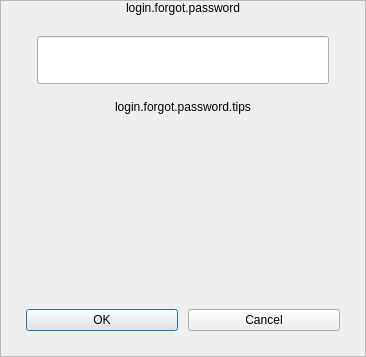
<?xml version="1.0" encoding="UTF-8"?>
<ui version="4.0">
 <class>PLSResetPasswordEmailView</class>
 <widget class="QWidget" name="PLSResetPasswordEmailView">
  <property name="geometry">
   <rect>
    <x>0</x>
    <y>0</y>
    <width>366</width>
    <height>357</height>
   </rect>
  </property>
  <property name="windowTitle">
   <string>Frame</string>
  </property>
  <layout class="QVBoxLayout" name="verticalLayout">
   <property name="spacing">
    <number>0</number>
   </property>
   <property name="leftMargin">
    <number>0</number>
   </property>
   <property name="topMargin">
    <number>0</number>
   </property>
   <property name="rightMargin">
    <number>0</number>
   </property>
   <property name="bottomMargin">
    <number>0</number>
   </property>
   <item>
    <widget class="QFrame" name="frame">
     <property name="frameShape">
      <enum>QFrame::StyledPanel</enum>
     </property>
     <property name="frameShadow">
      <enum>QFrame::Raised</enum>
     </property>
     <layout class="QVBoxLayout" name="verticalLayout_2">
      <property name="spacing">
       <number>0</number>
      </property>
      <property name="leftMargin">
       <number>0</number>
      </property>
      <property name="topMargin">
       <number>0</number>
      </property>
      <property name="rightMargin">
       <number>0</number>
      </property>
      <property name="bottomMargin">
       <number>0</number>
      </property>
      <item>
       <widget class="QLabel" name="forgotPasswordLabel">
        <property name="sizePolicy">
         <sizepolicy hsizetype="Preferred" vsizetype="Preferred">
          <horstretch>0</horstretch>
          <verstretch>0</verstretch>
         </sizepolicy>
        </property>
        <property name="layoutDirection">
         <enum>Qt::LeftToRight</enum>
        </property>
        <property name="text">
         <string>login.forgot.password</string>
        </property>
        <property name="alignment">
         <set>Qt::AlignCenter</set>
        </property>
       </widget>
      </item>
      <item>
       <spacer name="verticalSpacer">
        <property name="orientation">
         <enum>Qt::Vertical</enum>
        </property>
        <property name="sizeType">
         <enum>QSizePolicy::Fixed</enum>
        </property>
        <property name="sizeHint" stdset="0">
         <size>
          <width>20</width>
          <height>21</height>
         </size>
        </property>
       </spacer>
      </item>
      <item>
       <layout class="QHBoxLayout" name="horizontalLayout_2">
        <property name="spacing">
         <number>0</number>
        </property>
        <item>
         <spacer name="horizontalSpacer">
          <property name="orientation">
           <enum>Qt::Horizontal</enum>
          </property>
          <property name="sizeHint" stdset="0">
           <size>
            <width>25</width>
            <height>20</height>
           </size>
          </property>
         </spacer>
        </item>
        <item>
         <widget class="QLineEdit" name="emailAddressLineEdit">
          <property name="sizePolicy">
           <sizepolicy hsizetype="Preferred" vsizetype="Preferred">
            <horstretch>0</horstretch>
            <verstretch>0</verstretch>
           </sizepolicy>
          </property>
          <property name="minimumSize">
           <size>
            <width>292</width>
            <height>48</height>
           </size>
          </property>
         </widget>
        </item>
        <item>
         <spacer name="horizontalSpacer_2">
          <property name="orientation">
           <enum>Qt::Horizontal</enum>
          </property>
          <property name="sizeHint" stdset="0">
           <size>
            <width>25</width>
            <height>20</height>
           </size>
          </property>
         </spacer>
        </item>
       </layout>
      </item>
      <item>
       <spacer name="verticalSpacer_2">
        <property name="orientation">
         <enum>Qt::Vertical</enum>
        </property>
        <property name="sizeType">
         <enum>QSizePolicy::Fixed</enum>
        </property>
        <property name="sizeHint" stdset="0">
         <size>
          <width>0</width>
          <height>10</height>
         </size>
        </property>
       </spacer>
      </item>
      <item>
       <layout class="QVBoxLayout" name="verticalLayout_3">
        <property name="spacing">
         <number>0</number>
        </property>
        <property name="leftMargin">
         <number>25</number>
        </property>
        <property name="rightMargin">
         <number>25</number>
        </property>
        <item>
         <widget class="QLabel" name="resetPasswordTipsLabel">
          <property name="sizePolicy">
           <sizepolicy hsizetype="Preferred" vsizetype="Preferred">
            <horstretch>0</horstretch>
            <verstretch>0</verstretch>
           </sizepolicy>
          </property>
          <property name="minimumSize">
           <size>
            <width>292</width>
            <height>26</height>
           </size>
          </property>
          <property name="text">
           <string>login.forgot.password.tips</string>
          </property>
          <property name="textFormat">
           <enum>Qt::PlainText</enum>
          </property>
          <property name="scaledContents">
           <bool>false</bool>
          </property>
          <property name="alignment">
           <set>Qt::AlignCenter</set>
          </property>
          <property name="wordWrap">
           <bool>true</bool>
          </property>
         </widget>
        </item>
        <item>
         <spacer name="verticalSpacer_3">
          <property name="orientation">
           <enum>Qt::Vertical</enum>
          </property>
          <property name="sizeType">
           <enum>QSizePolicy::Expanding</enum>
          </property>
          <property name="sizeHint" stdset="0">
           <size>
            <width>20</width>
            <height>80</height>
           </size>
          </property>
         </spacer>
        </item>
       </layout>
      </item>
      <item>
       <layout class="QHBoxLayout" name="horizontalLayout">
        <property name="spacing">
         <number>10</number>
        </property>
        <property name="leftMargin">
         <number>25</number>
        </property>
        <property name="rightMargin">
         <number>25</number>
        </property>
        <item>
         <widget class="QPushButton" name="okBtn">
          <property name="sizePolicy">
           <sizepolicy hsizetype="Preferred" vsizetype="Preferred">
            <horstretch>0</horstretch>
            <verstretch>0</verstretch>
           </sizepolicy>
          </property>
          <property name="text">
           <string>OK</string>
          </property>
          <property name="autoDefault">
           <bool>true</bool>
          </property>
          <property name="default">
           <bool>true</bool>
          </property>
         </widget>
        </item>
        <item>
         <widget class="QPushButton" name="cancelBtn">
          <property name="sizePolicy">
           <sizepolicy hsizetype="Preferred" vsizetype="Preferred">
            <horstretch>0</horstretch>
            <verstretch>0</verstretch>
           </sizepolicy>
          </property>
          <property name="text">
           <string>Cancel</string>
          </property>
         </widget>
        </item>
       </layout>
      </item>
      <item>
       <spacer name="verticalSpacer_4">
        <property name="orientation">
         <enum>Qt::Vertical</enum>
        </property>
        <property name="sizeType">
         <enum>QSizePolicy::Fixed</enum>
        </property>
        <property name="sizeHint" stdset="0">
         <size>
          <width>20</width>
          <height>25</height>
         </size>
        </property>
       </spacer>
      </item>
     </layout>
    </widget>
   </item>
  </layout>
 </widget>
 <resources/>
 <connections/>
</ui>
